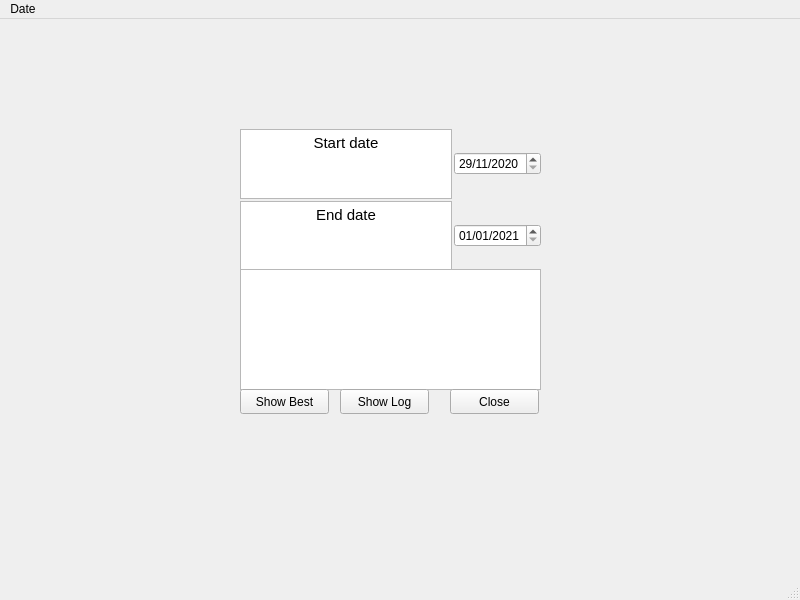
<?xml version="1.0" encoding="UTF-8"?>
<ui version="4.0">
 <class>MainWindow</class>
 <widget class="QMainWindow" name="MainWindow">
  <property name="geometry">
   <rect>
    <x>0</x>
    <y>0</y>
    <width>800</width>
    <height>600</height>
   </rect>
  </property>
  <property name="windowTitle">
   <string>MainWindow</string>
  </property>
  <widget class="QWidget" name="centralwidget">
   <widget class="QWidget" name="gridLayoutWidget">
    <property name="geometry">
     <rect>
      <x>240</x>
      <y>110</y>
      <width>301</width>
      <height>141</height>
     </rect>
    </property>
    <layout class="QGridLayout" name="gridLayout">
     <property name="spacing">
      <number>2</number>
     </property>
     <item row="1" column="1">
      <widget class="QDateEdit" name="EnddateEdit">
       <property name="minimumDateTime">
        <datetime>
         <hour>0</hour>
         <minute>0</minute>
         <second>0</second>
         <year>2020</year>
         <month>11</month>
         <day>29</day>
        </datetime>
       </property>
       <property name="currentSection">
        <enum>QDateTimeEdit::DaySection</enum>
       </property>
       <property name="displayFormat">
        <string>dd/MM/yyyy</string>
       </property>
       <property name="date">
        <date>
         <year>2021</year>
         <month>1</month>
         <day>1</day>
        </date>
       </property>
      </widget>
     </item>
     <item row="0" column="1">
      <widget class="QDateEdit" name="StartdateEdit">
       <property name="minimumDateTime">
        <datetime>
         <hour>0</hour>
         <minute>0</minute>
         <second>0</second>
         <year>2020</year>
         <month>11</month>
         <day>29</day>
        </datetime>
       </property>
       <property name="displayFormat">
        <string>dd/MM/yyyy</string>
       </property>
      </widget>
     </item>
     <item row="1" column="0">
      <widget class="QTextEdit" name="textEdit_2">
       <property name="html">
        <string>&lt;!DOCTYPE HTML PUBLIC &quot;-//W3C//DTD HTML 4.0//EN&quot; &quot;http://www.w3.org/TR/REC-html40/strict.dtd&quot;&gt;
&lt;html&gt;&lt;head&gt;&lt;meta name=&quot;qrichtext&quot; content=&quot;1&quot; /&gt;&lt;style type=&quot;text/css&quot;&gt;
p, li { white-space: pre-wrap; }
&lt;/style&gt;&lt;/head&gt;&lt;body style=&quot; font-family:'Ubuntu'; font-size:11pt; font-weight:400; font-style:normal;&quot;&gt;
&lt;p align=&quot;center&quot; style=&quot; margin-top:0px; margin-bottom:0px; margin-left:0px; margin-right:0px; -qt-block-indent:0; text-indent:0px;&quot;&gt;End date&lt;/p&gt;&lt;/body&gt;&lt;/html&gt;</string>
       </property>
      </widget>
     </item>
     <item row="0" column="0">
      <widget class="QTextEdit" name="textEdit">
       <property name="html">
        <string>&lt;!DOCTYPE HTML PUBLIC &quot;-//W3C//DTD HTML 4.0//EN&quot; &quot;http://www.w3.org/TR/REC-html40/strict.dtd&quot;&gt;
&lt;html&gt;&lt;head&gt;&lt;meta name=&quot;qrichtext&quot; content=&quot;1&quot; /&gt;&lt;style type=&quot;text/css&quot;&gt;
p, li { white-space: pre-wrap; }
&lt;/style&gt;&lt;/head&gt;&lt;body style=&quot; font-family:'Ubuntu'; font-size:11pt; font-weight:400; font-style:normal;&quot;&gt;
&lt;p align=&quot;center&quot; style=&quot; margin-top:0px; margin-bottom:0px; margin-left:0px; margin-right:0px; -qt-block-indent:0; text-indent:0px;&quot;&gt;Start date&lt;/p&gt;&lt;/body&gt;&lt;/html&gt;</string>
       </property>
      </widget>
     </item>
    </layout>
   </widget>
   <widget class="QTextBrowser" name="textBrowser">
    <property name="geometry">
     <rect>
      <x>240</x>
      <y>250</y>
      <width>301</width>
      <height>121</height>
     </rect>
    </property>
   </widget>
   <widget class="QPushButton" name="SBButton">
    <property name="geometry">
     <rect>
      <x>240</x>
      <y>370</y>
      <width>89</width>
      <height>25</height>
     </rect>
    </property>
    <property name="text">
     <string>Show Best</string>
    </property>
   </widget>
   <widget class="QPushButton" name="SLButton">
    <property name="geometry">
     <rect>
      <x>340</x>
      <y>370</y>
      <width>89</width>
      <height>25</height>
     </rect>
    </property>
    <property name="text">
     <string>Show Log</string>
    </property>
   </widget>
   <widget class="QPushButton" name="CloseButton">
    <property name="geometry">
     <rect>
      <x>450</x>
      <y>370</y>
      <width>89</width>
      <height>25</height>
     </rect>
    </property>
    <property name="text">
     <string>Close</string>
    </property>
   </widget>
  </widget>
  <widget class="QMenuBar" name="menubar">
   <property name="geometry">
    <rect>
     <x>0</x>
     <y>0</y>
     <width>800</width>
     <height>22</height>
    </rect>
   </property>
   <widget class="QMenu" name="menuDate">
    <property name="title">
     <string>Date</string>
    </property>
   </widget>
   <addaction name="menuDate"/>
  </widget>
  <widget class="QStatusBar" name="statusbar"/>
 </widget>
 <resources/>
 <connections/>
</ui>
